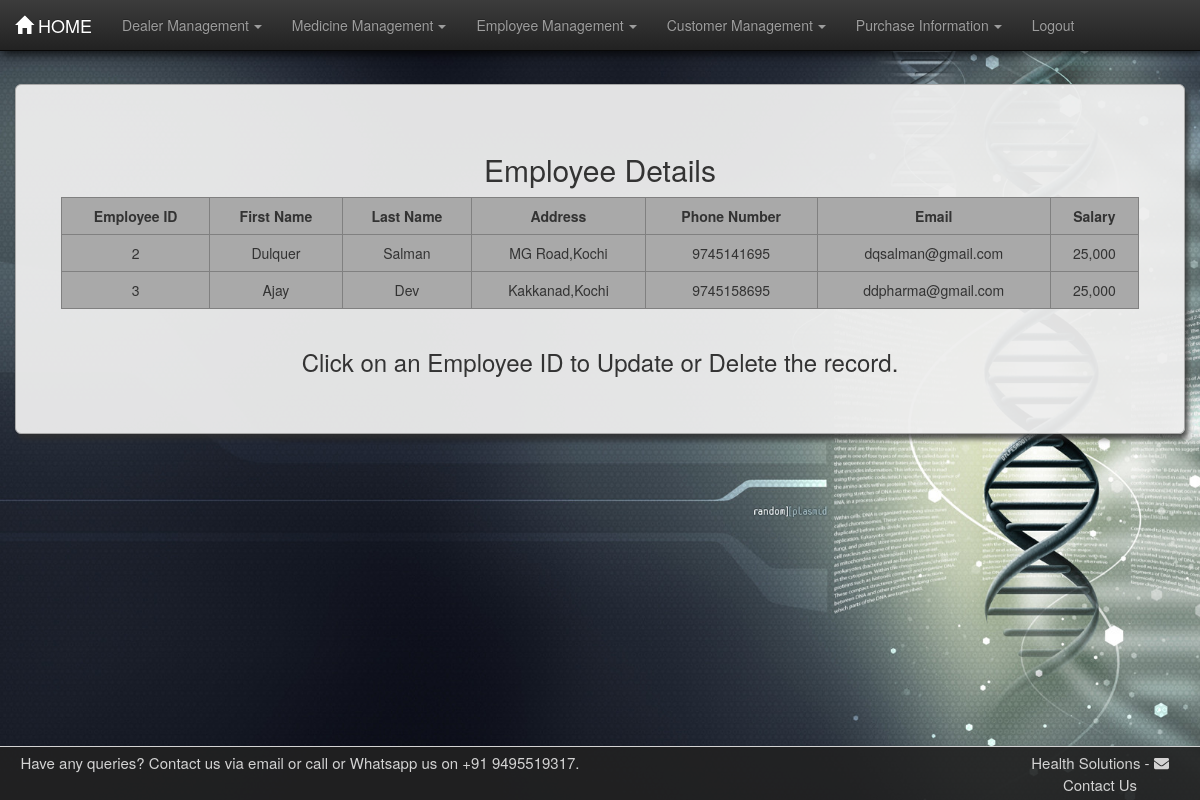
The page /medapp/emptable/ on the database its author committed.
### medapp/models.py (models this page shows, shortened)
class Employee(models.Model):
    e_id = models.IntegerField(unique=True)
    fname = models.CharField(max_length=30)
    lname = models.CharField(max_length=30)
    address = models.CharField(max_length=100)
    email = models.CharField(max_length=50)
    sal = models.CharField(max_length=20)
    phn_no = models.BigIntegerField(unique=True)

### medapp/views.py (the view)
# urls.py: path('emptable/',emptable),
def emptable(request):
    emp = Employee.objects.all()
    dict = {"emp": emp}
    return render(request, 'emptable.html', dict)

### medapp/templates/emptable.html (shortened to what this page needs)
<!DOCTYPE html>
<html lang="en">
{% load static %}
<head>
    <link rel="stylesheet" href="{% static 'css/bootstrap.min.css' %}">
    <link rel="stylesheet" href="{% static 'css/bootstrap-theme.min.css' %}">
    <link rel="stylesheet" href="{% static 'css/style.css' %}">
</head>
<body>
<nav class="navbar navbar-inverse navbar-fixed-top">
    <div class="container-fluid">
        <div class="navbar-header">
            <a href="/medapp/home/" class="navbar-brand"><span
                    class="glyphicon glyphicon glyphicon-home"></span>&nbsp;HOME</a>
        </div>
        <div class="collapse navbar-collapse" id="thisnav">
            <ul class="nav navbar-nav">
                <li class="dropdown"><a href="#" class="dropdown-toggle" data-toggle="dropdown">Dealer Management<b
                        class="caret"></b></a>
                </li>
                <li class="dropdown"><a href="#" class="dropdown-toggle" data-toggle="dropdown">Medicine Management<b
                        class="caret"></b></a>
                </li>
                <li class="dropdown"><a href="#" class="dropdown-toggle" data-toggle="dropdown">Employee Management<b
                        class="caret"></b></a>
                </li>
                <li class="dropdown"><a href="#" class="dropdown-toggle" data-toggle="dropdown">Customer Management<b
                        class="caret"></b></a>
                </li>
                <li class="dropdown"><a href="#" class="dropdown-toggle" data-toggle="dropdown">Purchase Information<b
                        class="caret"></b></a>
                </li>
                 <li><a href="http://127.0.0.1:8000/medapp/login/">Logout</a></li>
            </ul>
        </div>
    </div>
</nav>
<div class="container-fluid martop7">
    <div class="jumbotron jumcust">
        <h2>Employee Details</h2>
        <div class="row">
            <div class="col-md-1">
            </div>
            <table border="1" class="table table-responsive table-hover col-md-10">
                <tr>
                    <th>Employee ID</th>
                    <th>First Name</th>
                    <th>Last Name</th>
                    <th>Address</th>
                    <th>Phone Number</th>
                    <th>Email</th>
                    <th>Salary</th>
                </tr>
                {% for foo in emp %}
                    <tr>
                        <td class="idlink"><a href="/medapp/empformview{{ foo.id }}/">{{ foo.e_id }}</a></td>
                        <td>{{ foo.fname }}</td>
                        <td>{{ foo.lname }}</td>
                        <td>{{ foo.address }}</td>
                        <td>{{ foo.phn_no }}</td>
                        <td>{{ foo.email }}</td>
                        <td>{{ foo.sal }}</td>
                    </tr>
                {% endfor %}
            </table>
        </div>
        <footer><h3>Click on an Employee ID to Update or Delete the record.</h3></footer>
    </div>
</div>
<footer id="contact" class="container-fluid text-center">
    <div class="row">
        <div class="left-footer col-lg-6">
            <span class="footer-text">Have any queries? Contact us via email or call or Whatsapp  us on +91 9495519317.</span>
        </div>
        <div class="col-lg-4"></div>
        <div class="right-footer col-lg-2">
                <span>Health Solutions</span>
            <span>-</span>
            <span class="linkto" data-toggle="modal" data-target="#modalContactForm"><i
                    class="fa fa-envelope prefix mr-1"></i> Contact Us</span>
        </div>
    </div>
</footer>
</body>
</html>

### medapp/static/css/style.css (style rules this page uses)
body { background-image: url("images/bghome.jpg"); background-size: cover; background-attachment: fixed; min-height: fixed; }
.caret { margin-left: 5px; }
table { text-align: center; border-collapse: collapse; background-color: darkgray; }
th { text-align: center; }
.martop7 { margin-top: 7%; }
.jumcust { box-shadow: 3px 5px 5px rgba(47, 47, 47, 0.8); border: 1px solid darkgrey; border-radius: 0px; text-align: center; background-color: rgba(238, 238, 238, 0.95); }
.table>tbody>tr>td, .table>tbody>tr>th { border-top: none; }
a:link { text-decoration: none; color: #333; }
#contact { padding-top: 0.5rem; padding-bottom: 0.5rem; border-top: 1px solid; background-color: rgba(34, 34, 34, 0.9); color: lightgray; font-size: 1.5rem; position: fixed; left: 0; bottom: 0; width: 100%; }
.linkto { cursor: pointer; }
.navbar { box-shadow: 2px 3px 10px rgba(0, 0, 0, 0.8); }

### rows shown on the page
Employee: e_id "2", fname "Dulquer", lname "Salman", address "MG Road,Kochi", phn_no "9745141695", email "dqsalman@gmail.com", sal "25,000"
Employee: e_id "3", fname "Ajay", lname "Dev", address "Kakkanad,Kochi", phn_no "9745158695", email "ddpharma@gmail.com", sal "25,000"
